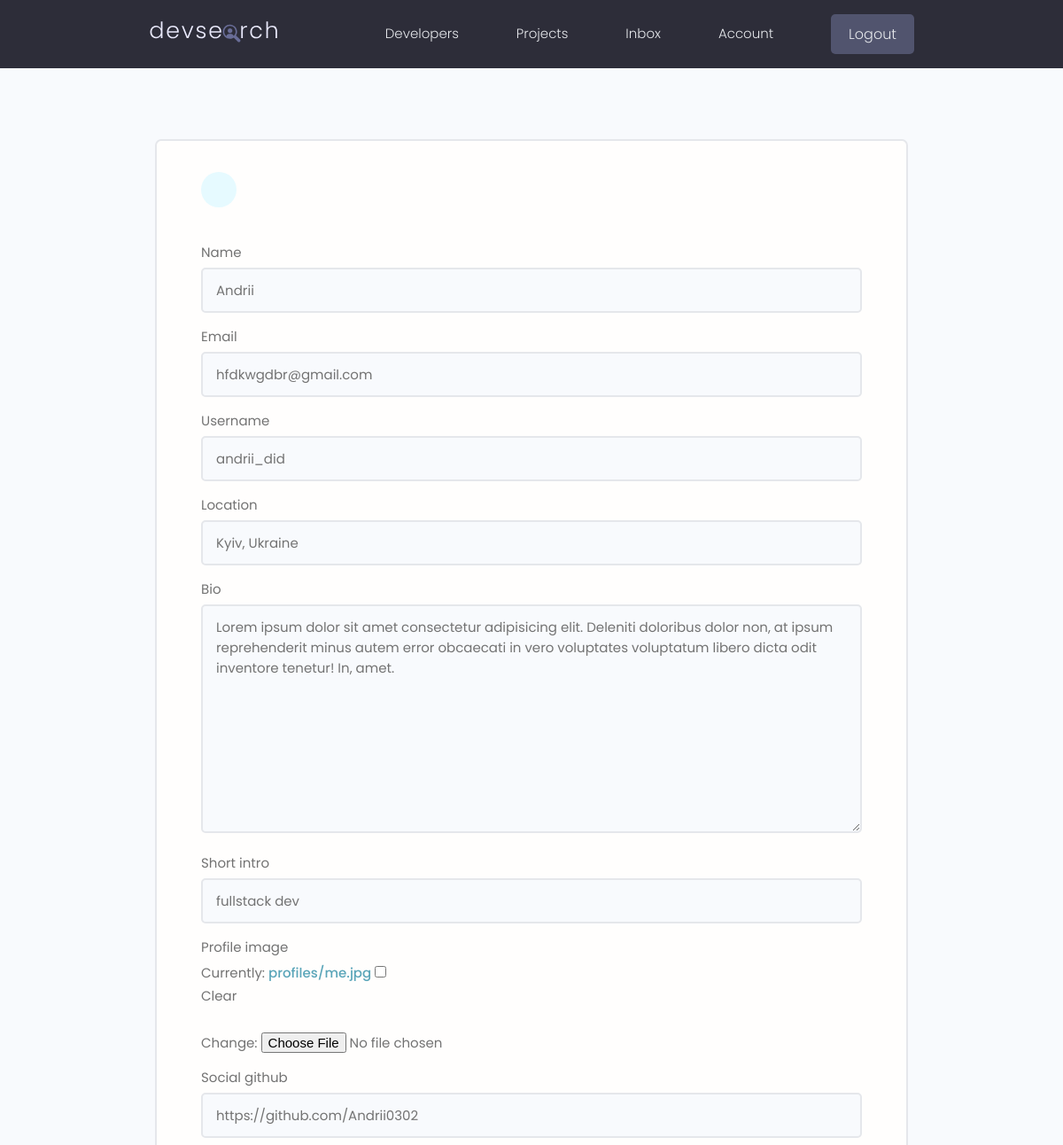
Page /edit-account/ (signed in, upper part) on the earlier database version.
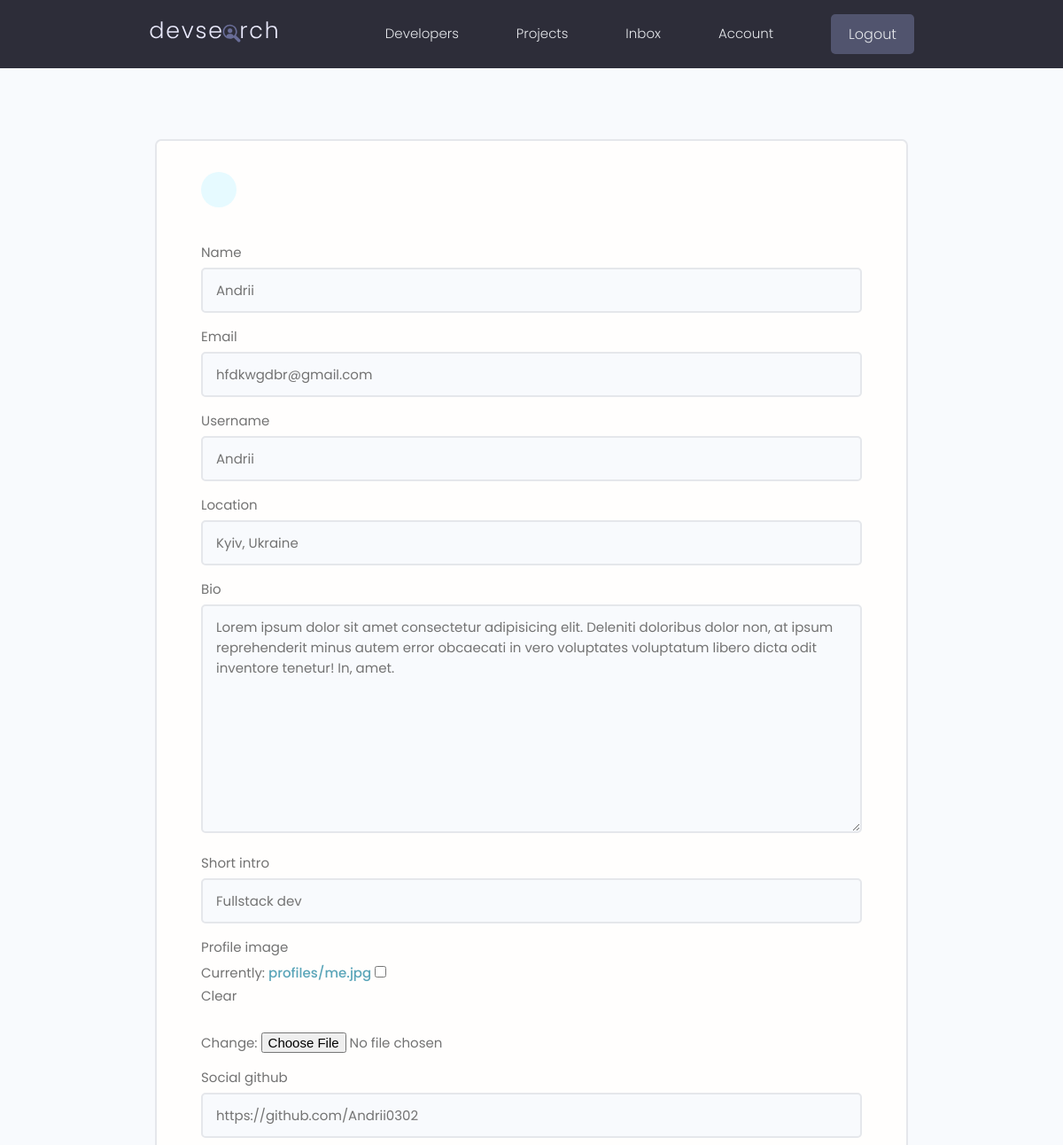
Same page on the later database version.
### users/models.py (models this page shows, shortened)
class Profile(models.Model):
    user = models.OneToOneField(User, on_delete=models.CASCADE, null=True, blank=True)
    name = models.CharField(max_length=200, blank=True, null=True)
    email = models.EmailField(max_length=500, blank=True, null=True)
    username = models.CharField(max_length=200, blank=True, null=True)
    location = models.CharField(max_length=200, blank=True, null=True)
    short_intro = models.CharField(max_length=200, blank=True, null=True)
    bio = models.TextField(blank=True, null=True)
    profile_image = models.ImageField(null=True, blank=True, upload_to='profiles/', default="profiles/user-default.png")
    social_github = models.CharField(max_length=200, blank=True, null=True)
    social_twitter = models.CharField(max_length=200, blank=True, null=True)
    social_linkedin = models.CharField(max_length=200, blank=True, null=True)
    social_youtube = models.CharField(max_length=200, blank=True, null=True)
    social_website = models.CharField(max_length=200, blank=True, null=True)
    created=models.DateTimeField(auto_now_add=True)
    id = models.UUIDField(default=uuid.uuid4,unique=True,primary_key=True,editable=False)

### users/views.py (the view)
# urls.py: path('edit-account/',views.editAccount,name='edit-account'),
@login_required(login_url='login')
def editAccount(request):
    profile=request.user.profile
    form=ProfileForm(instance=profile)
    if request.method=='POST':
        form=ProfileForm(request.POST,request.FILES,instance=profile)
        if form.is_valid():
            form.save()
            return redirect('account')
    context={'form':form}
    return render(request,'users/profile_form.html',context)

### users/forms.py
class ProfileForm(ModelForm):
    class Meta:
        model=Profile
        fields=['name','email','username','location','bio','short_intro','profile_image',
                'social_github','social_linkedin','social_twitter','social_youtube','social_website']
    def __init__(self,*args,**kwargs):
        super(ProfileForm,self).__init__(*args,**kwargs)
        for k,v in self.fields.items():
            v.widget.attrs.update({'class':'input'})

### users/templates/users/profile_form.html (shortened to what this page needs)
{% extends 'main.html' %}
{% block content %}
<main class="formPage my-xl">
    <div class="content-box">
        <div class="formWrapper">
            <a class="backButton" href="{% url 'account' %}"></a>
            <br>
            <form class="form" action="{% url 'edit-account' %}" method='POST' enctype="multipart/form-data">
                {% for field in form %}
                <div class="form__field">
                    <label for="formInput#text">{{ field.label }} </label>
                    {{field}}
                </div>
                {% endfor %}
            </form>
        </div>
    </div>
</main>
{% endblock content %}

Differences in the rows shown:
changed Profile "Andrii": username "andrii_did" → "Andrii"; short_intro "fullstack dev" → "Fullstack dev"
